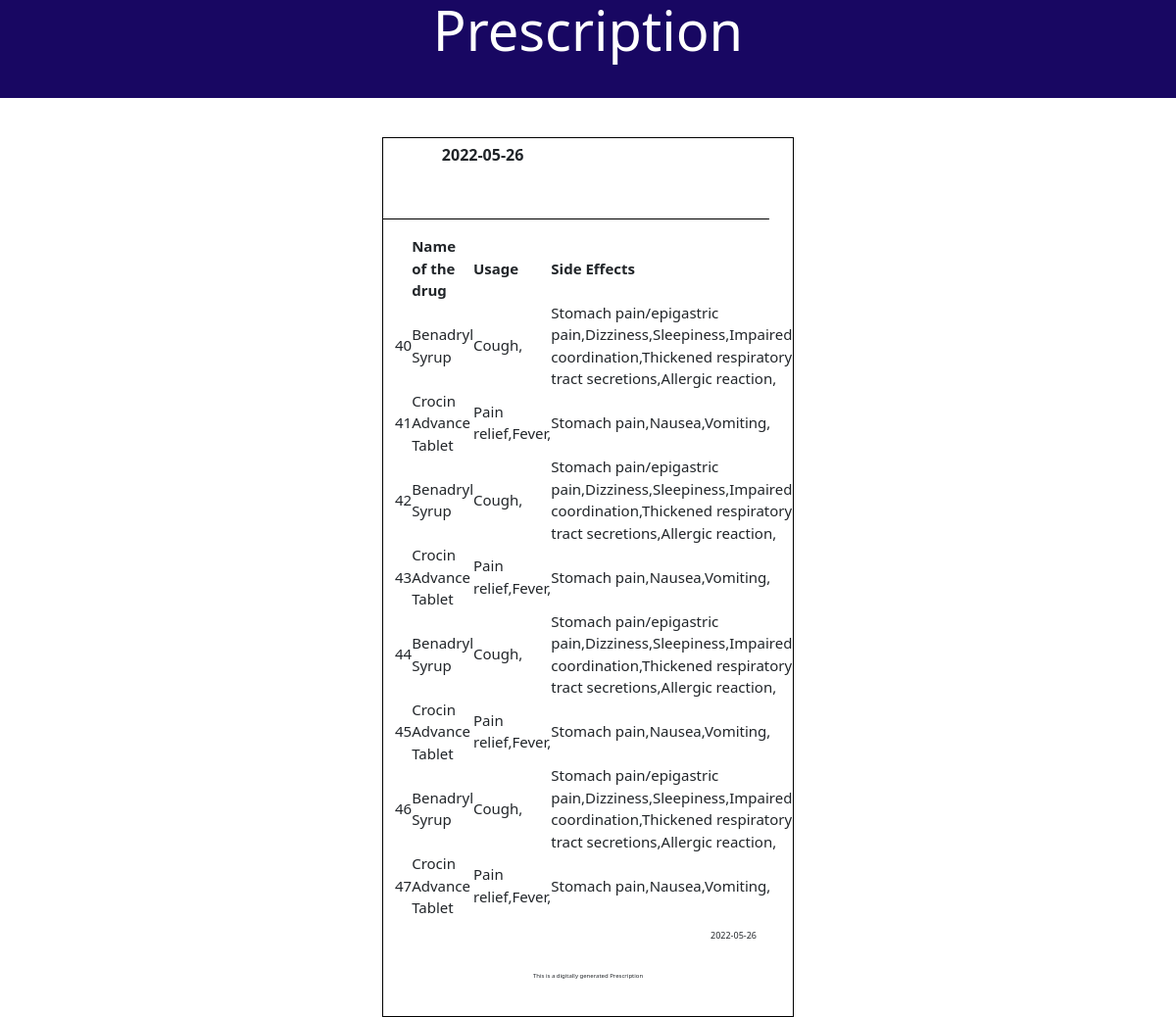
The page /home/p/view_presc/your_presc/43 on the database its author committed.
### presc/models.py (models this page shows)
class Prescription(models.Model):
	userId = models.ForeignKey(User, on_delete=models.CASCADE)
	name = models.TextField(default="")

class Drugs(models.Model):
	name = models.TextField(default="", max_length=1024)
	uses = models.TextField(default="")
	sideEffects = models.TextField(default="")
	date = models.DateTimeField(auto_now_add=True)
	prescription = models.ForeignKey(Prescription, on_delete=models.CASCADE)

### presc/views.py (the view)
# urls.py: path('home/p/view_presc/your_presc/<int:pk>', yp , name = 'your_presc'),
def yp(request, pk):
	prescription = Prescription.objects.get(pk=pk)
	drugs = Drugs.objects.filter(prescription=prescription)
	return render(request , 'presc/yp.html',{'p':prescription, 'drugs': drugs})

### presc/templates/presc/yp.html (shortened to what this page needs)
<!DOCTYPE html>
<html lang="en">
<head>
  <link href="https://cdn.jsdelivr.net/npm/bootstrap@5.0.2/dist/css/bootstrap.min.css" rel="stylesheet">
</head>
<body>
  <nav class="navbar navbar-expand-sm navbar-dark" style="background-color: rgb(24,7,98);height:100px;">
    <div class="container1">
      <a class="navbar-brand" href="#">
        <h1 class="display-4">Prescription</h1>
      </a>
    </div>
  </nav>
  <div class="container">
    <header class="row">
      <div class="col-10">
        <div class="doc-details">
          {% if p %}
          <p class="doc-name" ;style="font-size: 50px;font-weight:bold;">{{ p.name }}</p>
          {% endif %}
        </div>
      </div>
    </header>
    <div class="prescription">
      <table>
        <tr>
          <th></th>
          <th style="margin-left:15px;font-size:15px;font-weight:bold;">Name of the drug</th>
          <th style="margin-left:15px;font-size:15px;font-weight:bold;">Usage</th>
          <th style="margin-left:15px;font-size:15px;font-weight:bold;">Side Effects</th>
        </tr>
        {% if drugs %}
        {% for drug in drugs %}
        <tr>
          <td style="margin-left:15px;font-size:15px;">{{ drug.id }}</td>
          <td style="margin-left:15px;font-size:15px">{{ drug.name }}</td>
          <td style="margin-left:15px;font-size:15px">{{ drug.uses }}</td>
          <td style="margin-left:15px;font-size:15px">{{ drug.sideEffects }}</td>
        </tr>
        {% endfor %}
        {% endif %}
      </table>
    </div>
    <p style="font-size:9px;text-align:right;padding-bottom:15px;padding-right:25px;">{{ p.name }}</p>
    <p style="font-size:6px;text-align:center;padding-bottom:20px;">This is a digitally generated Prescription</p>
  </div>
</body>
</html>

### presc/templates/presc/yp.html (style rules this page uses)
* { padding: 0; margin: 0 auto; box-sizing: border-box; }
.container { width: 90%; margin-left: auto; margin-right: auto; }
.row { position: relative; width: 100%; }
.row [class^="col"] { float: left; }
.row::after { content: ""; clear: both; display: block; }
.col-10 { width: 83.33%; }
.container { min-height: 84px; border: 1px solid black; max-width: 420px; margin: 0 auto; margin-top: 40px; }
header { min-height: 83px; border-bottom: 1px solid black; }
.doc-details { margin-top: 5px; margin-left: 15px; }
.doc-name { font-weight: bold; margin-bottom: 5px; }
.prescription { min-height: 380px; margin-bottom: 10px; }
table { text-align: left; width: 90%; min-height: 25px; }
table th { font-size: 8px; font-weight: bold; }
table tr { margin-top: 20px; }
table td { font-size: 7px; }

### rows shown on the page
Prescription: name "2022-05-26"
Drugs: id "40", name "Benadryl Syrup", uses "Cough,", sideEffects "Stomach pain/epigastric pain,Dizziness,Sleepiness,Impaired coordination,Thickened respiratory tract secretions,Allergic reaction,"
Drugs: id "41", name "Crocin Advance Tablet", uses "Pain relief,Fever,", sideEffects "Stomach pain,Nausea,Vomiting,"
Drugs: id "42", name "Benadryl Syrup", uses "Cough,", sideEffects "Stomach pain/epigastric pain,Dizziness,Sleepiness,Impaired coordination,Thickened respiratory tract secretions,Allergic reaction,"
Drugs: id "43", name "Crocin Advance Tablet", uses "Pain relief,Fever,", sideEffects "Stomach pain,Nausea,Vomiting,"
Drugs: id "44", name "Benadryl Syrup", uses "Cough,", sideEffects "Stomach pain/epigastric pain,Dizziness,Sleepiness,Impaired coordination,Thickened respiratory tract secretions,Allergic reaction,"
Drugs: id "45", name "Crocin Advance Tablet", uses "Pain relief,Fever,", sideEffects "Stomach pain,Nausea,Vomiting,"
Drugs: id "46", name "Benadryl Syrup", uses "Cough,", sideEffects "Stomach pain/epigastric pain,Dizziness,Sleepiness,Impaired coordination,Thickened respiratory tract secretions,Allergic reaction,"
Drugs: id "47", name "Crocin Advance Tablet", uses "Pain relief,Fever,", sideEffects "Stomach pain,Nausea,Vomiting,"
